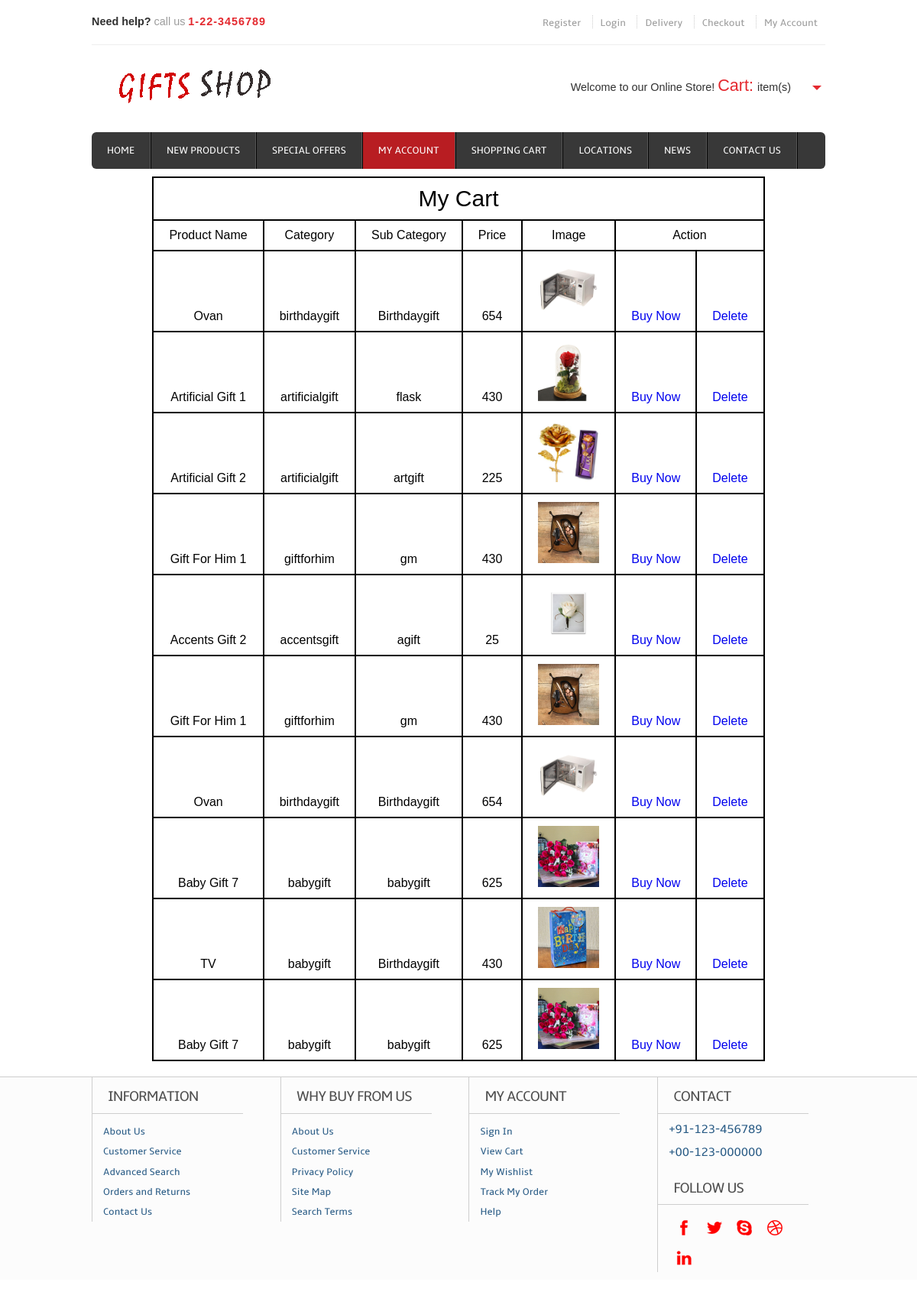
The app's page /checkout/ with its own data.
### mycart/models.py (models this page shows)
class Cart(models.Model):
	product_name = models.CharField(max_length=100,null=True)
	desc = models.CharField(max_length=1000,null=True)
	category = models.CharField(max_length=100,null=True)
	subcategory = models.CharField(max_length=100,null=True)
	price = models.IntegerField(null=True)
	usern = models.CharField(max_length=100,null=True)
	Image = models.ImageField(upload_to="shop/images",null=True)
	pub_date = models.DateField()

### mycart/views.py (the view)
# urls.py: path('checkout/', views.checkout,name='checkout'),
def checkout(request):
	cart=Cart.objects.all()
	return render(request,'checkout.html',{"cart":cart})

### templates/checkout.html (shortened to what this page needs)
{% extends 'base.html' %}
{% load static %}
{% block content %}
  <div class="menu">
          <ul>
            <li><a href="/">Home</a></li>
            <li><a href="{% url 'newproducts' %}">New Products</a></li>
            <li><a href="{% url 'specialoffer' %}">Special Offers</a></li>
            <li class="active"><a href="{% url 'myaccount' %}">My Account</a></li>
            <li><a href="{% url 'shoppingcart' %}">Shopping Cart</a></li>
            <li><a href="{% url 'location' %}">Locations</a></li>
            <li><a href="{% url 'news' %}">News</a></li>
            <li><a href="{% url 'contact' %}">Contact Us</a></li>
          </ul>
       </div>
       </div>
  <div class="header_slide">
           <div>
            <table style="border:2px solid black; margin: 0 auto;">
              <tr>
                <th colspan="7"><h1 style="font-size: 30px;">My Cart</h1></th>
              </tr>
              <tr>
                <th>Product Name</th>
                <th>Category</th>
                <th>Sub Category</th>
                <th>Price</th>
                <th>Image</th>
                <th colspan="2">Action</th>
              </tr>
              {% for i in cart %}
              <tr>
                <td>{{i.product_name}}</td>
                <td>{{i.category}}</td>
                <td>{{i.subcategory}}</td>
                <td>{{i.price}}</td>
                <td><img src="/media/{{i.Image}}" style="max-width: 80px; height: 80px;"></td>
                <td><a href="{% url 'buynow' i.id %}">Buy Now</a></td>
                <td><a href="{% url 'deletecartitem' i.id %}">Delete</a></td>
              </tr>
              {% endfor %}
            </table>
           </div>
    </div>
   </div>
</div>
{% endblock %}

### static/css/style.css (style rules this page uses)
html,body,div,span,applet,object,iframe,h1,h2,h3,h4,h5,h6,p,blockquote,pre,a,abbr,acronym,address,big,cite,code,del,dfn,em,img,ins,kbd,q,s,samp,small,strike,strong,sub,sup,tt,var,b,u,i,dl,dt,dd,ol,nav ul,nav li,fieldset,form,label,legend,table,caption,tbody,tfoot,thead,tr,th,td,article,aside,canvas,details,embed,figure,figcaption,footer,header,hgroup,menu,nav,output,ruby,section,summary,time,mark,audio,video { margin:0;padding:0;border:0;font-size:100%;font:inherit;vertical-align:baseline; }
ol,ul { list-style:none;margin:0;padding:0; }
table { border-collapse:collapse;border-spacing:0; }
a { text-decoration:none; }
img { max-width:100%; }
body { font-family: Arial, Helvetica, sans-serif; background: #FFF; }
.menu { float: left; }
.menu li { float:left; }
.menu li a { font-family: 'ambleregular'; font-size:0.823em; text-transform:uppercase; color: #fff; display:block; padding:16px 20px; border-right: 2px ridge #585858; -webkit-transition: all .9s; -moz-transition: all .9s; -o-transition: all .9s; -ms-transition: all .9s; transition: all .9s; }
.menu li a:hover,.menu li.active a { background:#B81D22; }
.menu li:first-child a { border-radius:6px 0 0 6px; -webkit-border-radius:6px 0 0 6px; -moz-border-rfadius:6px 0 0 6px; -o-border-radius:6px 0 0 6px; }
.header_slide { margin-top:10px; }

### templates/checkout.html (style rules this page uses)
th { border:2px solid black; padding: 10px 20px; }
table { border-radius: 10px; }
td { border:2px solid black; padding: 10px 20px; text-align: center; }

### records on screen
Cart: product_name "Ovan", category "birthdaygift", subcategory "Birthdaygift", price "654", Image (picture)
Cart: product_name "Artificial Gift 1", category "artificialgift", subcategory "flask", price "430", Image (picture)
Cart: product_name "Artificial Gift 2", category "artificialgift", subcategory "artgift", price "225", Image (picture)
Cart: product_name "Gift For Him 1", category "giftforhim", subcategory "gm", price "430", Image (picture)
Cart: product_name "Accents Gift 2", category "accentsgift", subcategory "agift", price "25", Image (picture)
Cart: product_name "Gift For Him 1", category "giftforhim", subcategory "gm", price "430", Image (picture)
Cart: product_name "Ovan", category "birthdaygift", subcategory "Birthdaygift", price "654", Image (picture)
Cart: product_name "Baby Gift 7", category "babygift", subcategory "babygift", price "625", Image (picture)
Cart: product_name "TV", category "babygift", subcategory "Birthdaygift", price "430", Image (picture)
Cart: product_name "Baby Gift 7", category "babygift", subcategory "babygift", price "625", Image (picture)
